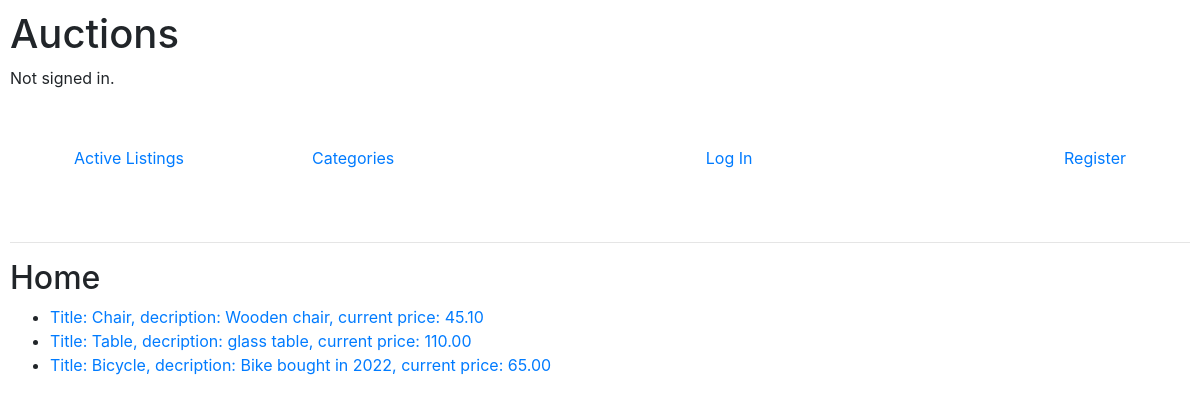
Screenshot of /category/Home with the database file from the repository.
### auctions/models.py (models this page shows, shortened)
class AuctionListing(models.Model):
    categories = [
    ("Clothing","Clothing"),
    ("Car","Car"),
    ("RTV","RTV"),
    ("AGD","AGD"),
    ("Toy","Toy"),
    ("Home","Home")
    ]
    title = models.CharField(max_length=64)
    category = models.CharField(max_length=10, blank=True, choices=categories)
    description = models.CharField(max_length=512)
    starting_bid = models.DecimalField(max_digits=10, decimal_places=2)
    current_price = models.DecimalField(max_digits=10, decimal_places=2, null=True, blank=True)
    owner = models.ForeignKey(User, on_delete=models.CASCADE, related_name="owner")
    active = models.BooleanField(default=True)
    winner = models.ForeignKey(User, blank=True, null=True, on_delete=models.SET_NULL, related_name="winner")
    image = models.CharField(max_length=10240,default="https://encrypted-tbn0.gstatic.com/images?q=tbn:ANd9GcRqEWgS0uxxEYJ0PsOb2OgwyWvC0Gjp8NUdPw&usqp=CAU",blank=True,null=True)
    def __str__(self):
        return f"Title: {self.title}, decription: {self.description}, current price: {self.current_price}"

### auctions/views.py (the view)
# urls.py: path("category/<str:category_listing>", views.category_listing, name="category_listing"),
def category_listing(request, category_listing):
    list_of_objects = AuctionListing.objects.filter(category=category_listing)
    return render(request, "auctions/category_listing.html",{
        "category_listing": category_listing,
        "list": list_of_objects
    })

### auctions/templates/auctions/category_listing.html
{% extends "auctions/layout.html" %}
{% block body %}
    <h2>{{category_listing}}</h2>
    <ul>
    {% for object in list %}
        <li>
            <a href="{% url 'listing' listing=object.id%}">
                {{object}}
            </a>
        </li>
    {% endfor %}
    </ul>
{% endblock %}

### auctions/static/auctions/styles.css (style rules this page uses)
body { padding: 10px; }

### rows the page displays
AuctionListing: title+description+current_price "Title: Chair, decription: Wooden chair, current price: 45.10"
AuctionListing: title+description+current_price "Title: Table, decription: glass table, current price: 110.00"
AuctionListing: title+description+current_price "Title: Bicycle, decription: Bike bought in 2022, current price: 65.00"

### other values shown
{{ category_listing }} "Home"
